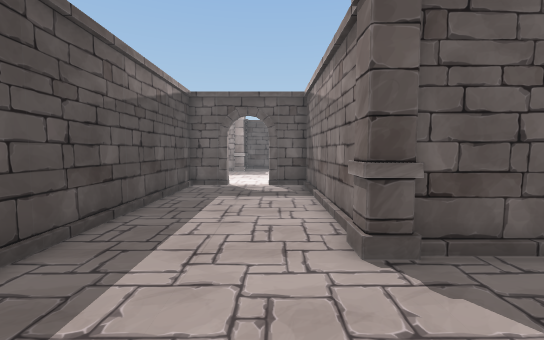
view 1 (above)

16 first-person views from a walk through a scene from a Unity 3-D project. The camera is 1.5 m above the floor, tilts 4° down and sees 90° across. The floor is counted in squares, 1 m on a side. Each view is taken from the middle of a square. On the plan, view 1 faces up. The plan holds only what a view shows up to about 14 squares ahead; the rest is blank. The place goes on beyond the plan. The player character is not drawn. Some animated figures are not drawn. Door leaves are left out, so doorways stand open.

view 2
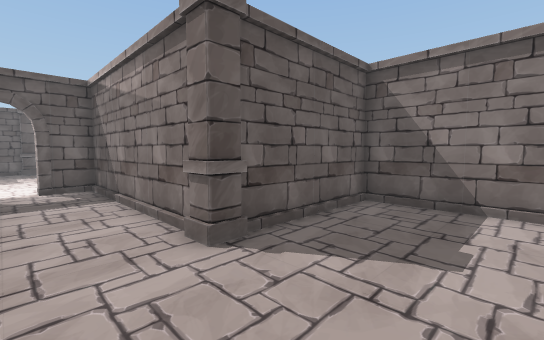

view 3
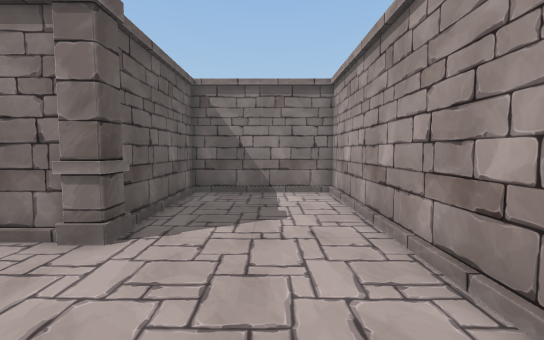

view 4
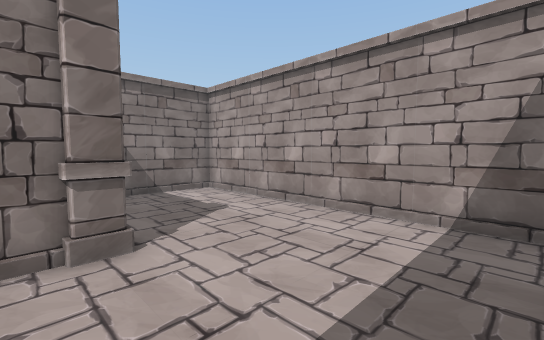

view 5
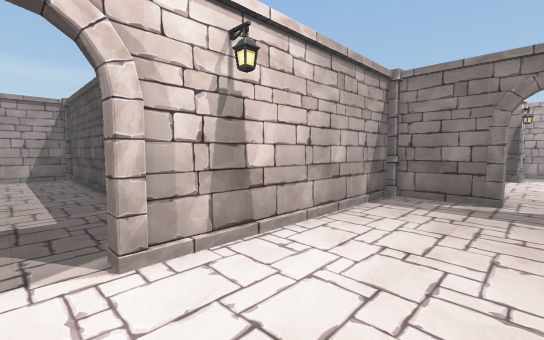

view 6
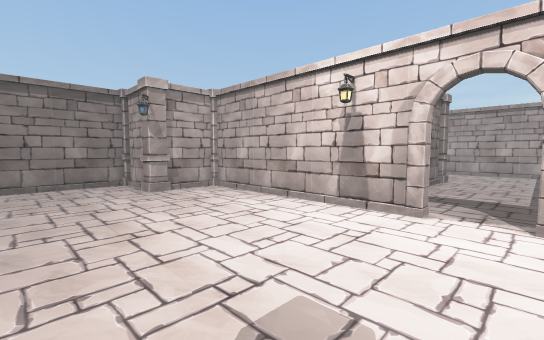

view 7
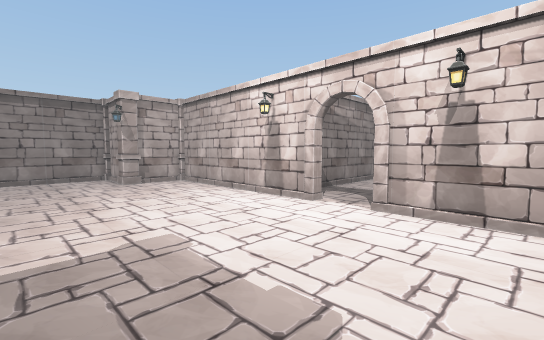

view 8
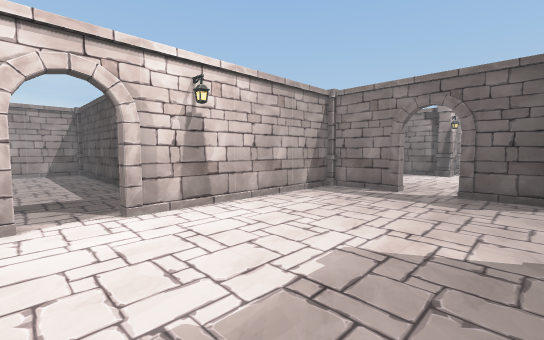

view 9
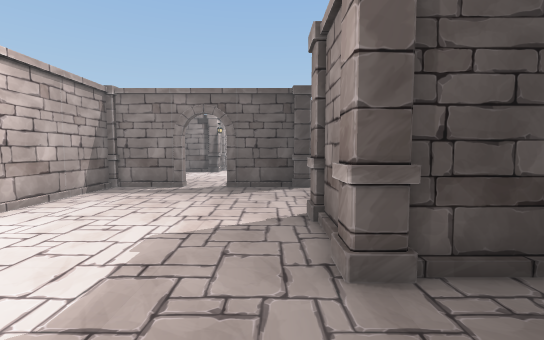

view 10
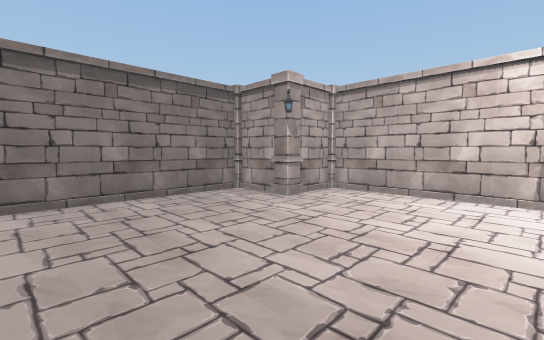

view 11
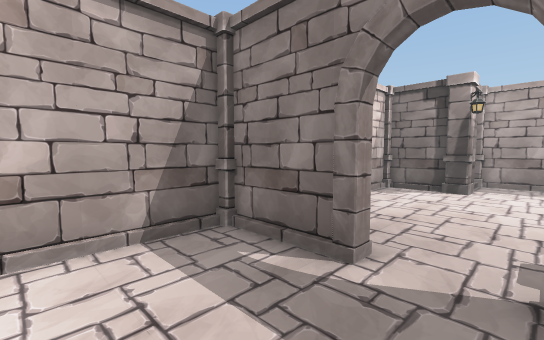

view 12
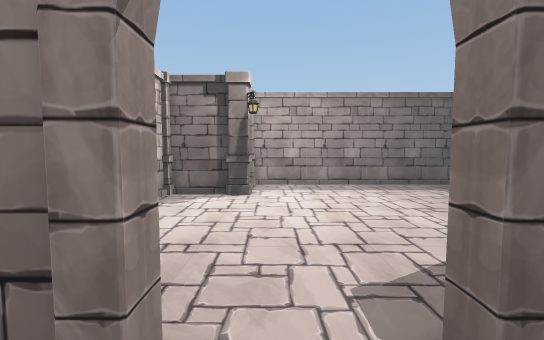

view 13
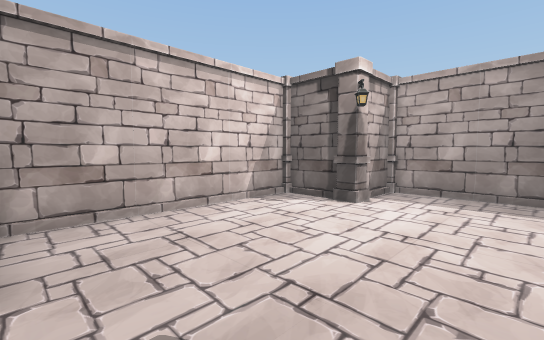

view 14
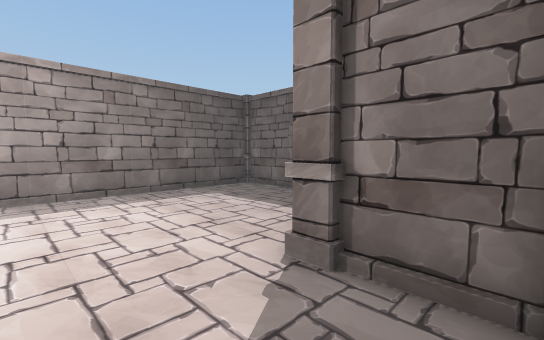

view 15
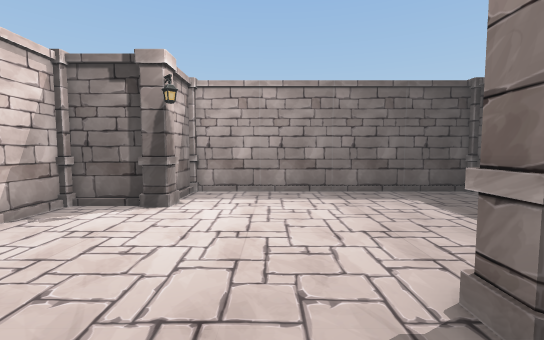

view 16
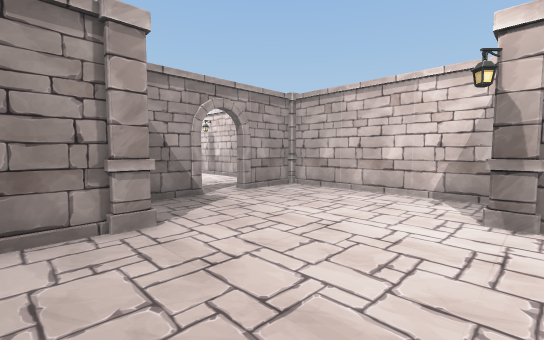

### Floor plan
Points are (right, up) in squares from view 1. A wall is a line through its corners. A room is listed if a view was taken in it or the views show most of it. See-through windows are left out.
Room 1 (views 1, 2, 3, 4)
walls: (1.5, 4.5) (1.5, 12) (-0.1, 12); (-2, 12) (-3.6, 12) (-3.6, -1.2) (6.9, -1.2) (6.9, 3.9) (2.4, 3.9)
ways out: open door at (-1, 12) to room 2
objects: pillar (1, 4) to (2, 4)
Room 2 (views 5, 6, 7, 8, 9, 10, 11, 12)
walls: (-3.5, 20.1) (-4.5, 20.1); (-2.3, 22.4) (-2.3, 20.6); (-0.1, 12.3) (7.5, 12.3); (8.9, 15) (11, 15) (11, 22.1); (8.3, 12.5) (8.3, 14.5); (-10.4, 19.5) (-10.4, 17.1); (-10.4, 15.3) (-10.4, 12.5); (-10, 12.3) (-2, 12.3)
ways out: open door at (-1, 12) to room 1; opening at (-10, 16.5) to room 3
objects: pillar (-10, 20); pillar (-5, 20); pillar (-2, 20); pillar (8, 12) to (9, 12); pillar (8, 15)
Room 3 (views 13, 14, 15, 16)
walls: (-13.3, 20.5) (-13.3, 22.1); (-18.5, 14.5) (-18.5, 12.3) (-10, 12.3); (-10.4, 17.1) (-10.6, 17.1) (-10.6, 18.9); (-10.9, 20.1) (-12.5, 20.1); (-10.6, 12.6) (-10.6, 15.3) (-10.4, 15.3); (-21.2, 22.5) (-21.2, 15) (-19.4, 15)
ways out: opening at (-10, 16.5) to room 2
objects: pillar (-19, 15) to (-18, 15); pillar (-13, 20); pillar (-11, 12)

Where each view was taken, in squares from view 1:
view 1: 0 up, 0 right, facing up
view 2: 0 up, 1 left, facing up-right
view 3: 1 up, 3 left, facing right
view 4: 5 up, 3 left, facing down-right
view 5: 16 up, 1 left, facing down-left
view 6: 19 up, 2 left, facing down-right
view 7: 19 up, 5 left, facing down-right
view 8: 19 up, 0 right, facing down-left
view 9: 19 up, 1 right, facing left
view 10: 22 up, 2 right, facing down-right
view 11: 17 up, 7 left, facing down-left
view 12: 16 up, 9 left, facing left
view 13: 19 up, 11 left, facing down-left
view 14: 17 up, 11 left, facing up-left
view 15: 18 up, 11 left, facing left
view 16: 22 up, 19 left, facing down-right
